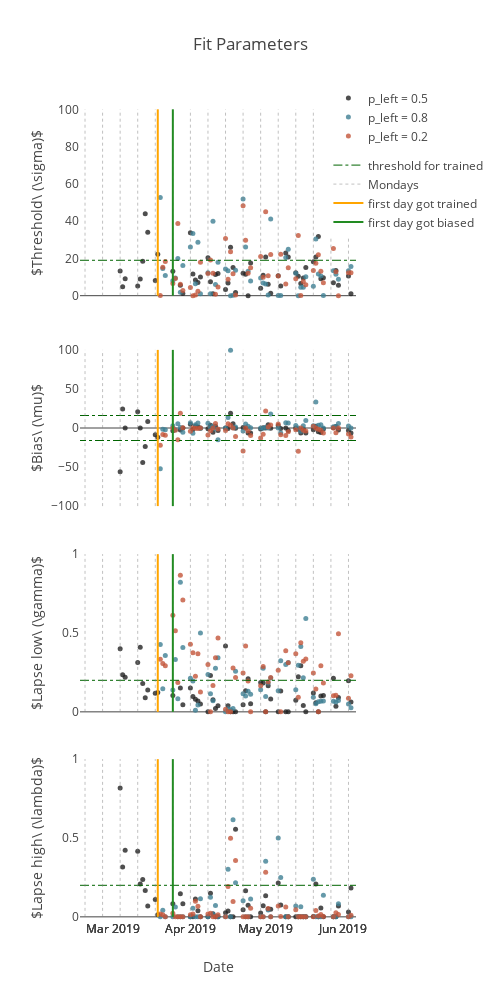

The notebook cell saved with this chart:
### Code cell
pars_data = [pars[par_name][i] for i, prob_left in enumerate(prob_lefts)
             for par_name in par_names]


for ipar, par_name in enumerate(par_names): 
    if ipar==0:
        show_legend = True
    else:
        show_legend = False
    
    pars_data.append(
        go.Scatter(
            x=xranges[ipar],
            y=thresholds[ipar],
            mode="lines",
            line=dict(
                width=1,
                color='darkgreen',
                dash='dashdot'),
            name='threshold for trained',
            xaxis='x{}'.format(4-ipar),
            yaxis='y{}'.format(4-ipar),
            showlegend=show_legend,
            legendgroup='date'
        )
    )
    
    for imonday, monday in enumerate(d['mondays']):
        if imonday == 0 and ipar == 0:
            show_monday_legend=True  
        else:
            show_monday_legend=False
        pars_data.append(
            go.Scatter(
                x=[monday, monday],
                y=yranges[ipar],
                mode="lines",
                line=dict(
                    width=0.5,
                    color='gray',
                    dash='dot'
                ),
                name='Mondays',
                xaxis='x{}'.format(4-ipar),
                yaxis='y{}'.format(4-ipar),
                showlegend=show_monday_legend,
                legendgroup='date'
            )
        )

        
    if status['is_trained']:
        first_trained_plot=go.Scatter(
            x=[status['first_trained_date'], status['first_trained_date']],
            y=yranges[ipar],
            mode="lines",
            marker=dict(
                color='orange'),
            name='first day got trained',
            xaxis='x{}'.format(4-ipar),
            yaxis='y{}'.format(4-ipar),
            showlegend=show_legend,
            legendgroup='date'
        )
        pars_data.append(first_trained_plot)

    if status['is_biased']:
        first_biased_plot=go.Scatter(
            x=[status['first_biased_date'], status['first_biased_date']],
            y=yranges[ipar],
            mode="lines",
            marker=dict(
                color='forestgreen'),
            name='first day got biased',
            xaxis='x{}'.format(4-ipar),
            yaxis='y{}'.format(4-ipar),
            showlegend=show_legend,
            legendgroup='date'
        )
        pars_data.append(first_biased_plot)

x_axis_range = [d['first_date_str'], (d['last_date'] - datetime.timedelta(days=1)).strftime('%Y-%m-%d')]
layout = go.Layout(
    xaxis1=dict(
        domain=[0, 1],
        range=x_axis_range,
        title='Date',
        showgrid=False
    ),
    yaxis1=dict(
        domain=[0, 0.2],
        anchor='x1',
        showgrid=False,
        range=[-0.02, 1.02],
        title='$Lapse high\ (\\lambda)$'
    ),
    xaxis2=dict(
        domain=[0, 1],
        range=x_axis_range,
        showgrid=False
    ),
    yaxis2=dict(
        domain=[0.25, 0.45],
        anchor='x2',
        showgrid=False,
        range=[-0.02, 1.02],
        title='$Lapse low\ (\\gamma)$'
    ),
    xaxis3=dict(
        domain=[0, 1],
        range=x_axis_range,
        showgrid=False
    ),
    yaxis3=dict(
        domain=[0.5, 0.7],
        anchor='x3',
        showgrid=False,
        range=[-105, 105],
        title='$Bias\ (\\mu)$'
    ),
    xaxis4=dict(
        domain=[0, 1],
        range=x_axis_range,
        showgrid=False
    ),
    yaxis4=dict(
        domain=[0.75, 1],
        anchor='x4',
        showgrid=False,
        range=[-5, 105],
        title='$Threshold\ (\\sigma)$'
    ),
    height=1000, 
    width=500,
    title='Fit Parameters',
    legend=dict(
        x=0.9,
        y=1.02,
        orientation='v')
)

fig = go.Figure(data=pars_data, layout=layout)

plotly.offline.iplot(fig)
